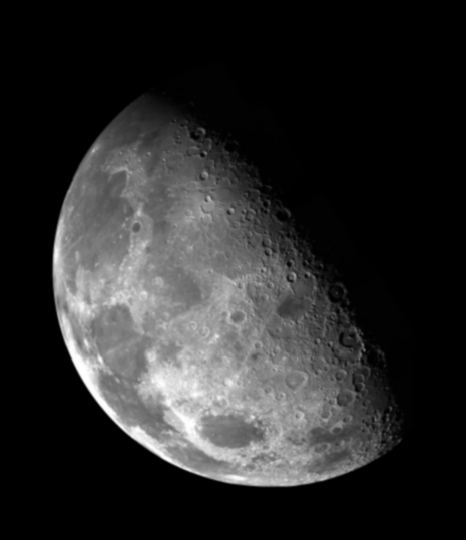
#> input picture laplacian-filter/images/a.tif, 466 x 540 px
$ jupyter execute project-2.ipynb
#> lines starting #> are read from the running program, lines starting #| are printed output that depends on the picture
[cell 1]
# ===== Bibliotecas utilizadas ===== #
# Para manipulação de imagens
import cv2
# Para manipulação de matrizes
import numpy as np
# Para exibir as imagens
import matplotlib.pyplot as plt

[cell 2]
# ===== Área das constantes ===== #
# Máscara do Realce Laplaciano
maskA = np.array(
    [[0,  1, 0],
     [1, -4, 1],
     [0,  1, 0]]).astype(np.int16)
# Máscara do Realce Laplaciano considerando as bordas
maskB = np.array(
    [[1,  1, 1],
     [1, -8, 1],
     [1,  1, 1]]).astype(np.int16)

[cell 3]
# Função para cortar os valores fora do intervalo [0, 255]
def cut(image):
    return np.clip(image, 0, 255).astype(np.uint8)

[cell 4]
# Função para normalizar os valores dos pixel entre 0 e 255
def map(image):
    # Separando os canais de cores
    blue, green, red = cv2.split(image)
    # Pegando o máximo e mínimo de cada canal
    maximum = np.array([np.max(blue), np.max(green), np.max(red)])
    minimum = np.array([np.min(blue), np.min(green), np.min(red)])
    # Realizando a normalização
    return (255.0 * (image - minimum) / (maximum - minimum)).astype(np.uint8)

[cell 5]
# Função principal
def main():
    # Lista de imagens
    images = []
    # Lendo a imagem original
    images.append(cv2.imread("./images/a.tif"))
    # Trocando o range da imagem A de uint8 para int16
    images[0] = images[0].astype(np.int16)

    # Criando as outras imagens (B, C, D, E)
    for i in range(1, 5):
        images.append(np.zeros(images[0].shape))
#> after the loop, images = 5 items

    # Iniciando a imagem D e E como uma cópia da A
    images[3] = images[0].copy()
    images[4] = images[0].copy()

    # Pegando as dimensões da imagem A
    height = images[0].shape[0]
#> height = 540
    width = images[0].shape[1]
#> width = 466

    # Separando o canal da imagem A
    blue, green, red = cv2.split(images[0])

    for i in range(1, height - 1):
        for j in range(1, width - 1):
            # Submatriz de cada canal com dimensão 3 x 3 centrada em (i, j)
            submatrixBlue = blue[i - 1:i + 2, j - 1:j + 2]
            submatrixGreen = green[i - 1:i + 2, j - 1:j + 2]
            submatrixRed = red[i - 1:i + 2, j - 1:j + 2]
            # Aplicação do laplaciano A em cada canal de cor
            blueValue = np.sum(submatrixBlue * maskA)
            greenValue = np.sum(submatrixGreen * maskA)
            redValue = np.sum(submatrixRed * maskA)
            # Juntando os canais em um array
            auxiliary = [blueValue, greenValue, redValue]
            # Criando as imagens B, C, D
            images[1][i][j] = auxiliary
            images[2][i][j] = auxiliary
            images[3][i][j] -= auxiliary
            # Aplicação do laplaciano B em cada canal de cor
            blueValue = np.sum(submatrixBlue * maskB)
            greenValue = np.sum(submatrixGreen * maskB)
            redValue = np.sum(submatrixRed * maskB)
            # Juntando os canais em um array
            auxiliary = [blueValue, greenValue, redValue]
            # Criando a imagem E
            images[4][i][j] -= auxiliary

    # Normalizando a imagem C no intervalo [0, 255]
    images[2] = map(images[2])
#> in map, `blue, green, red = cv2.split(image)`:
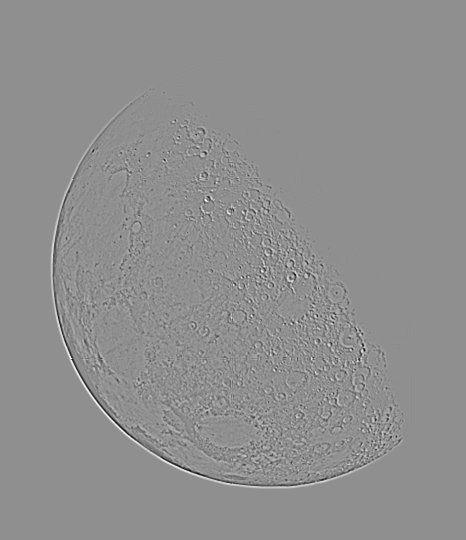
#> blue: shape (540, 466) float64; min -106, max 83, mean 0; drawn with min black and max white
#> in map, `maximum = np.array([np.max(blue), np.max(green), np.max(red)])`: maximum = [83, 83, 83]
#> in map, `minimum = np.array([np.min(blue), np.min(green), np.min(red)])`: minimum = [-106, -106, -106]
    # Cortando os valores negativos da imagem
    images[3] = cut(images[3])
    images[4] = cut(images[4])
#> in cut (call 2), `return np.clip(image, 0, 255).astype(np.uint8)`:
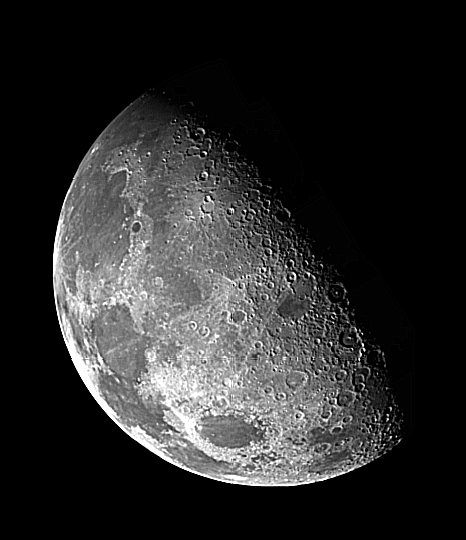
#> returned value: shape (540, 466, 3); min 0, max 255, mean 43.1

    # Realizando o plot das imagens
    for i in range(5):
        images[i] = images[i].astype(np.uint8)
        cv2.imwrite(f"./images/{chr(ord('a') + i)}.jpg", images[i])
        images[i] = cv2.cvtColor(images[i], cv2.COLOR_BGR2RGB)
#> this loop made 5 passes
#> pass 2, in main, `cv2.imwrite(f"./images/{chr(ord('a') + i)}.jpg", images[i])`:
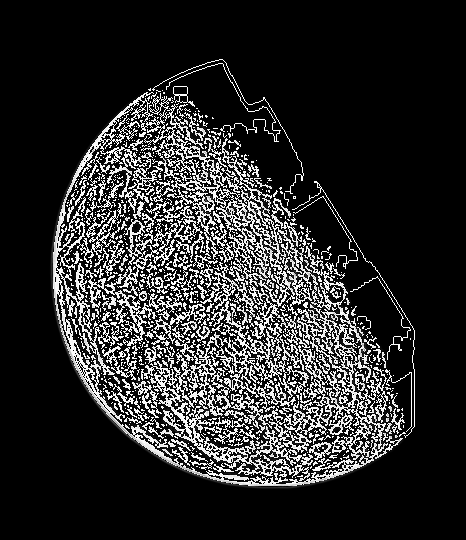
#> saved as b.jpg: shape (540, 466, 3); min 0, max 255, mean 43.2

    # Criando uma matriz 2 x 3 para o plot
    fig, axs = plt.subplots(2, 3, figsize = (16, 13))

    # Organizando as imagens na matriz 2 x 3 do plot
    for i in range(2):
        for j in range(3):
            if i != 1 or j != 2:
                axs[i][j].imshow(images[3 * i + j])
                axs[i][j].set_title(chr(ord('A') + 3 * i + j))
    # Retirando o que seria a imagem F do plot
    fig.delaxes(axs[1][2])

    # Evitando sobreposição das imagens no plot
    plt.tight_layout()
    # Salvando um cópia do plot
    fig.savefig('moons.png', dpi = 300, bbox_inches = 'tight')
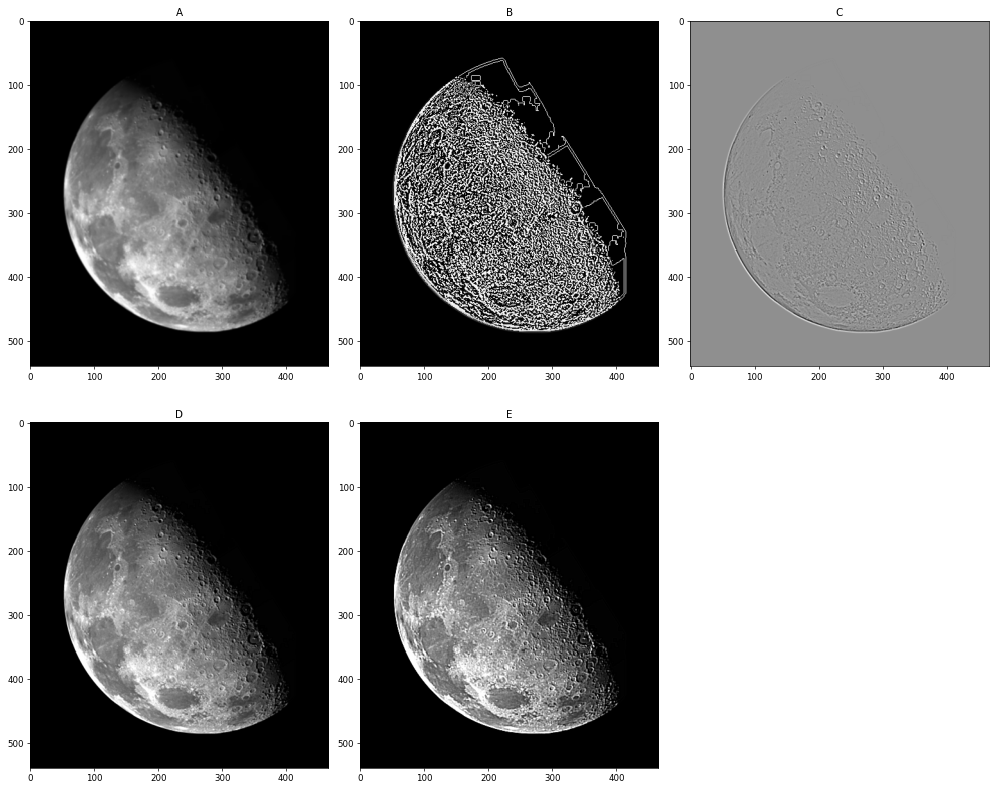
#> figure drawn by matplotlib, 5 panels
    # Exibindo o plot
    plt.show()
